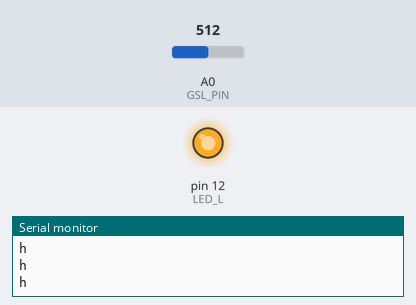
Simulated run of this sketch. Board: Arduino Uno, built with avr-gcc and run on an emulated ATmega328P. Parts: output pins drawn as LEDs (lit = HIGH), the last lines printed to the serial monitor. The test bench sets the inputs (shaded band); at power-on: A0 (GSL_PIN) = 512.

Above: at 1.2 s.
1.3 s: A0 (GSL_PIN) set to 306
At 2.3 s:
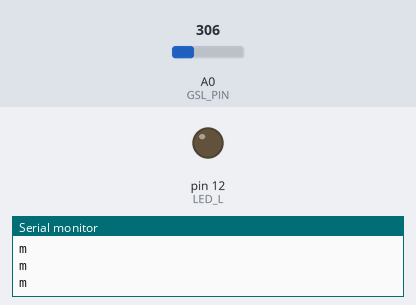
4.3 s: A0 (GSL_PIN) set to 511
At 4.8 s:
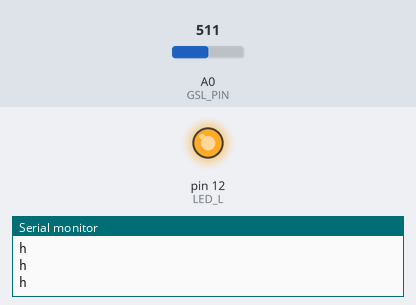
5.8 s: A0 (GSL_PIN) set to 122
At 6.7 s:
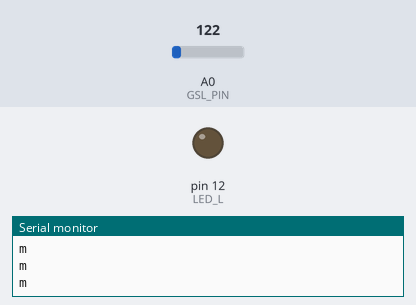
Timing chart, 0 to 8.8 s (numbered marks = the images above; inputs shaded):
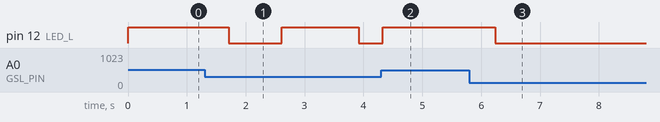

Measured:
- after the input at 1.3 s, pin 12 (LED_L): HIGH → LOW after 0.41 s, → HIGH 0.90 s later, → LOW 1.3 s later
- after the input at 4.3 s, pin 12 (LED_L): LOW → HIGH at once
- after the input at 5.8 s, pin 12 (LED_L): HIGH → LOW after 0.44 s instead of 3.3 s

The sketch:

arx.ino
```cpp
// (licence header left out)
#define GSL_PIN  A0   // Gas Sensor Left
// #define GSR_PIN  A1   // Gas Sensor Right
#define LED_L  12        // LED Indicator Left
// #define LED_R  12     // LED Indicator Right

#define TC 100          // 100 ms timestep
#define SAMP_NUM 5      // Number of sampling cycles during TC
#define TS TC/SAMP_NUM  // Sampling frequency 20ms

// Thresholds
#define THRESHOLD 0.04
#define SP_THRESHOLD 0 //未使用

// Settings of average movement filter
#define yNUM 7
#define ma_yNUM 3
#define dyNUM 2
#define uNUM 7
#define ma_uNUM 5

// Global variables for ARX computations
double yL[yNUM] = {0};  //Sensor value history
double uL[uNUM] = {0};
double dyL[dyNUM] = {0};
double ma_yL[ma_yNUM] = {0};  //Moving average gas sensing
double ma_uL[ma_uNUM] = {0};

// double yR[yNUM] = {0};
// double uR[uNUM] = {0};
// double dyR[dyNUM] = {0};
// double ma_yR[ma_yNUM] = {0};
// double ma_uR[ma_uNUM] = {0};

//iG_ma 140113 c4 7 5, 高橋修論モデル
double a1 = -0.981;
double a2 = 0.01653;
double b0 = 0.2833;
double b1 = -0.2706;

void setup() {
    // put your setup code here, to run once:
    pinMode(LED_L, OUTPUT);
	  digitalWrite(LED_L, LOW);
    // pinMode(LED_R, OUTPUT);
    Serial.begin(115200);
}

void loop() {
    getArxValues();
    getStimuli();
    delay(100);
}


/* Shift the array to the right for 1 unit step
param num: size of the array
param val_array: array of value */
void shift_array(double* val_array, int num) {
    for(int i = num-2; i >= 0; i--) {
        val_array[i+1] = val_array[i];
    }
}


/* Calcualte the average of all value in the array
param num: size of the array
param val_array: array of value */
double cal_average(double* val_array, int num) {
    double sum = 0.0;
    for(int i = 0; i < num; i++) {
        sum += val_array[i];
    }
    return sum/num;
}


/* Compute ARX model output for the raw data of gas sensors
param gasSensValL Raw value of left sensor
param gasSensValR Raw value of right sensor */
void getArxValues() {
    //Update moving average gas sensing
    shift_array(yL, yNUM);
    // shift_array(yR, yNUM);

    yL[0] = analogRead(GSL_PIN) * (5.0/1023.0); // Convert sensor reading value to voltage
    // yR[0] = analogRead(GSR_PIN) * (5.0/1023.0);

  	shift_array(ma_yL, ma_yNUM);
  	// shift_array(ma_yR, ma_yNUM);

    ma_yL[0] = cal_average(yL, yNUM);
    // ma_yR[0] = cal_average(yR, yNUM);

    for(int i = ma_yNUM-2; i >= 0; i--){
      dyL[i] = (ma_yL[i] - ma_yL[i+1])/(TS*0.001);
    //   dyR[i] = (ma_yR[i] - ma_yR[i+1])/(TS*0.001);
    }

  	shift_array(uL, uNUM);
  	// shift_array(uR, uNUM);

    uL[0] = -a1*uL[1] - a2*uL[2] + b0*dyL[0] + b1*dyL[1]; // ARX equation
    // uR[0] = -a1*uR[1] - a2*uR[2] + b0*dyR[0] + b1*dyR[1];

  	shift_array(ma_uL, ma_uNUM);
  	// shift_array(ma_uR, ma_uNUM);

    ma_uL[0] = cal_average(uL, uNUM);
    // ma_uR[0] = cal_average(uR, uNUM);
}


/*
Get a binary output to indicate if there was a detection in either sensor (for MothT) or in general (for InfoT)
param spikeL : Spikes counter for left detection
param spikeR : Spikes counter for right detection
param stimuL : Binary output for left detection
param stimuR : Binary output for right detection
*/
void getStimuli(){
    int spikeL = 0;
//   int spikeR = 0;
    int stimuL = 0; // Sensor binary flags
//   int stimuR = 0;
    // Take few samples of the ARX model output and update the spike counters
    for(int i=0; i<5; i++){
        if(ma_uL[i] > THRESHOLD){
            spikeL++;
        }
        // if(ma_uR[i] > THRESHOLD){
        //     spikeR++;
        // }
    }
    // Update stimuli outputs and directions then feedback to the server
    if(spikeL > SP_THRESHOLD){
        digitalWrite(LED_L, HIGH);
		    Serial.println("h");
    }
  	else {
    	  digitalWrite(LED_L, LOW);
        Serial.println("m");
  	}
    // if(spikeR > SP_THRESHOLD){
    //     digitalWrite(LED_R, HIGH);
    // }
  	// else {
    // 	digitalWrite(LED_R, LOW);
  	// }
}
```
